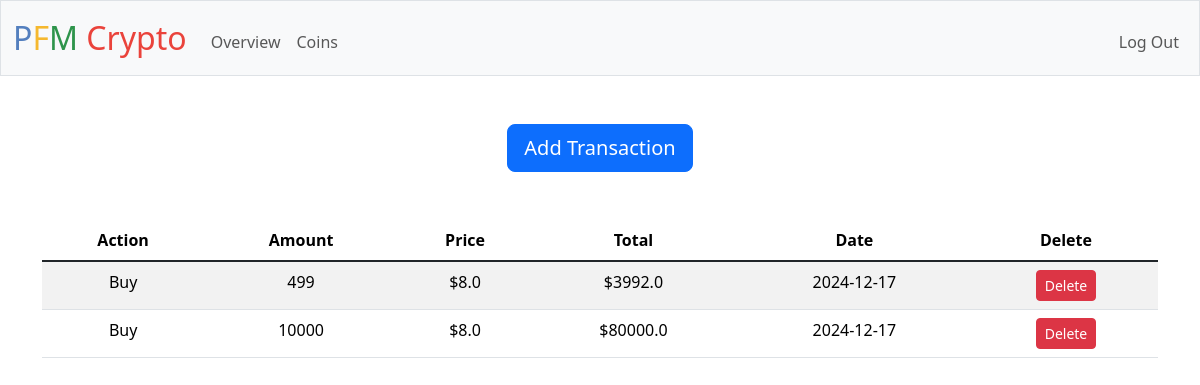
Before: /coins/Cosmos Hub (signed in) with the older database file.
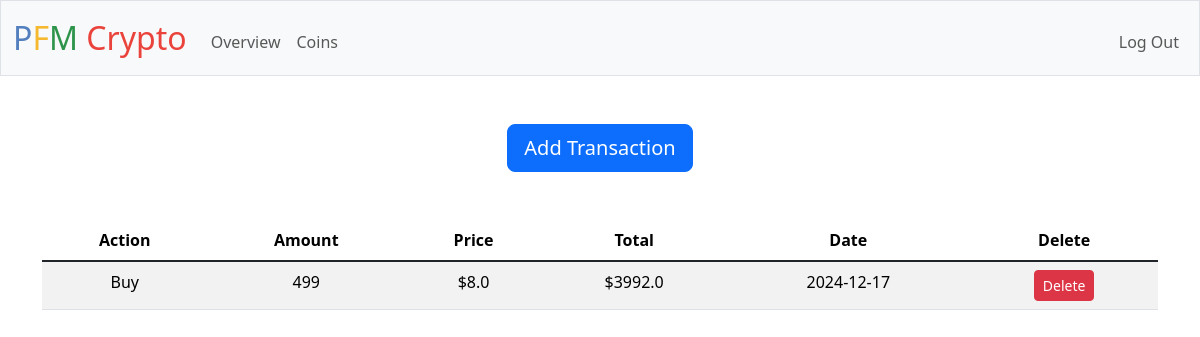
After: the same page with the newer database file.
### tables this page shows
CREATE TABLE transactions ( id INTEGER PRIMARY KEY AUTOINCREMENT, user_id INTEGER NOT NULL, coin_id INTEGER NOT NULL, buy BOOLEAN NOT NULL, price REAL NOT NULL, amount NUMERIC NOT NULL, date DATE NOT NULL, FOREIGN KEY (user_id) REFERENCES users (id) ON DELETE CASCADE, FOREIGN KEY (coin_id) REFERENCES coins (id) ON DELETE CASCADE );

### app.py (the view)
@app.route('/coins/<name>', methods=["GET"])
@login_required
def coin_page(name):
    coin_info = db.execute(
        "SELECT id, genesis, coin_id FROM coins WHERE name = ? AND user_id = ?", name, session["user_id"]
    )
    txs = db.execute(
        "SELECT * from transactions WHERE user_id = ? AND coin_id = ? ORDER BY date", session["user_id"], coin_info[0]["id"]
    )
    other_txs = db.execute(
        "SELECT * from transactions WHERE user_id = ? AND coin_id != ? ORDER BY date", session["user_id"], coin_info[0]["id"]
    )
    genesis = coin_info[0]["genesis"]
    coin_id = coin_info[0]["coin_id"]
    id = coin_info[0]["id"]
    other_coins = db.execute(
        "SELECT id, name FROM coins WHERE user_id = ? AND coin_id != ?", session["user_id"], coin_id
    )
    return render_template('transactions.html', txs = txs, genesis = genesis, coin_id = coin_id, id = id, other_coins = other_coins, other_txs = other_txs)

### app.py (called while the page is built)
@app.after_request
def after_request(response):
    response.headers["Cache-Control"] = "no-cache, no-store, must-revalidate"
    response.headers["Expires"] = 0
    response.headers["Pragma"] = "no-cache"
    return response

### helpers.py (called while the page is built)
def login_required(f):
    @wraps(f)
    def decorated_function(*args, **kwargs):
        if session.get("user_id") is None:
            return redirect("/login")
        return f(*args, **kwargs)
    return decorated_function

### templates/transactions.html (shortened to what this page needs)
{% extends "layout.html" %}
{% block main %}
<div class="container d-flex justify-content-center">
    <button type="button"
    class="btn btn-primary btn-lg"
    data-bs-toggle="modal"
    data-bs-target="#addBuy"
    >
        Add Transaction
    </button>
</div>
<table class="table table-striped table-hover mt-5">
    <thead>
      <tr>
        <th scope="col">Action</th>
        <th scope="col">Amount</th>
        <th scope="col">Price</th>
        <th scope="col">Total</th>
        <th scope="col">Date</th>
        <th scope="col">Delete</th>
      </tr>
    </thead>
    <tbody class="table-group-divider">
      {% for tx in txs %}
      <tr id="{{ tx.id }}">
        <td>{{ "Buy" if tx.buy else "Sell" }}</td>
        <td>{{ tx.amount | round (6) }}</td>
        <td>${{ tx.price }}</td>
        <td>${{ tx.price * tx.amount }}</td>
        <td>{{ tx.date }}</td>
        <td><button class="btn btn-danger btn-sm delete-btn" data-tx-id="{{ tx.id }}">Delete</button></td>
      </tr>
      {% endfor %}
    </tbody>
  </table>
{% endblock %}

### templates/layout.html (shortened to what this page needs)
<!DOCTYPE html>
<html lang="en">
    <head>
        <link href="https://cdn.jsdelivr.net/npm/bootstrap@5.3.3/dist/css/bootstrap.min.css" rel="stylesheet">
        <link href="/static/styles.css" rel="stylesheet">
    </head>
    <body>
        <nav class="bg-light border navbar navbar-expand-md navbar-light">
            <div class="container-fluid">
                <a class="navbar-brand" href="/"><span class="blue">P</span><span class="yellow">F</span><span class="green">M</span> <span class="red">Crypto</span></a>
                <div class="collapse navbar-collapse" id="navbar">
                    {% if session["user_id"] %}
                        <ul class="navbar-nav me-auto mt-2">
                            <li class="nav-item"><a class="nav-link" href="/">Overview</a></li>
                            <li class="nav-item"><a class="nav-link" href="/coins">Coins</a></li>
                        </ul>
                        <ul class="navbar-nav ms-auto mt-2">
                            <li class="nav-item"><a class="nav-link" href="/logout">Log Out</a></li>
                        </ul>
                    {% else %}
                        <ul class="navbar-nav ms-auto mt-2">
                            <li class="nav-item"><a class="nav-link" href="/register">Register</a></li>
                            <li class="nav-item"><a class="nav-link" href="/login">Log In</a></li>
                        </ul>
                    {% endif %}
                </div>
            </div>
        </nav>
        <main class="container py-5 text-center">
            {% block main %}{% endblock %}
        </main>
    </body>
</html>

### static/styles.css (style rules this page uses)
nav .navbar-brand { font-size: xx-large; }
nav .navbar-brand .blue { color: #537fbe; }
nav .navbar-brand .red { color: #ea433b; }
nav .navbar-brand .yellow { color: #f5b82e; }
nav .navbar-brand .green { color: #2e944b; }

Changed rows visible on the page:
removed transactions: buy "Buy", amount "10000", price "8.0", tx.price*tx.amount "80000.0", date "2024-12-17"
